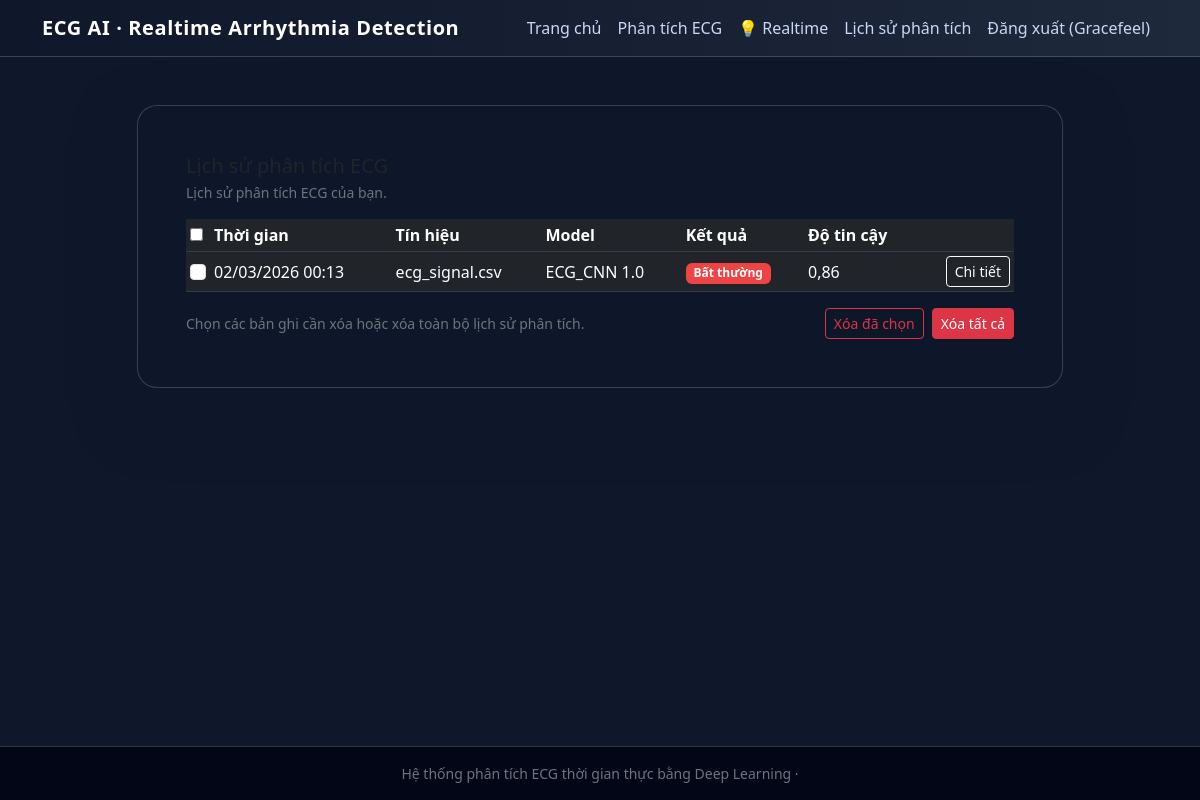
Before: /lich-su-phan-tich/ (signed in) with the older database file.
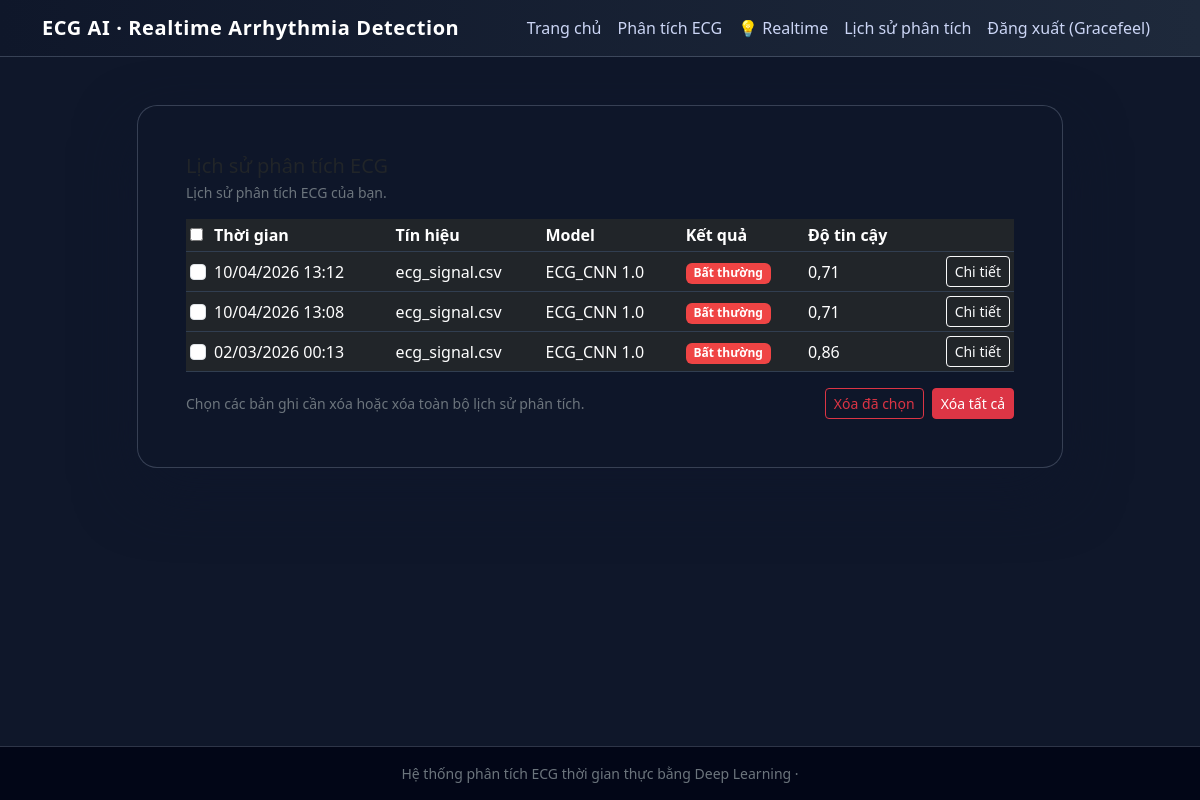
After: the same page with the newer database file.
### users/models.py (models this page shows, shortened)
class User(AbstractUser):
    id = models.UUIDField(primary_key=True, default=uuid.uuid4, editable=False)
    username = models.CharField("Tên đăng nhập", max_length=150, unique=True)
    email = models.EmailField("email", max_length=150, unique=True)
    date_joined = models.DateTimeField("ngày tham gia", default=timezone.now)
    class Meta:
        verbose_name = "người dùng"
        verbose_name_plural = "người dùng"

### ecg/models.py (models this page shows, shortened)
class Prediction(models.Model):
    id = models.UUIDField(primary_key=True, default=uuid.uuid4, editable=False)
    signal = models.ForeignKey(
        ECGSignal, on_delete=models.CASCADE, related_name="predictions"
    )
    model = models.ForeignKey(
        ModelVersion, on_delete=models.PROTECT, related_name="predictions"
    )
    predicted_class = models.IntegerField()
    confidence_score = models.FloatField()
    mapped_result = models.CharField(max_length=20)
    timestamp = models.DateTimeField(default=timezone.now)
    created_at = models.DateTimeField(default=timezone.now)

class ECGSignal(models.Model):
    id = models.UUIDField(primary_key=True, default=uuid.uuid4, editable=False)
    user = models.ForeignKey(
        settings.AUTH_USER_MODEL,
        on_delete=models.SET_NULL,
        null=True,
        blank=True,
        related_name="ecg_signals",
    )
    signal_file = models.CharField(max_length=255)
    sampling_rate = models.IntegerField()
    duration = models.FloatField()
    uploaded_at = models.DateTimeField(default=timezone.now)

class ModelVersion(models.Model):
    id = models.UUIDField(primary_key=True, default=uuid.uuid4, editable=False)
    model_name = models.CharField(max_length=100)
    version = models.CharField(max_length=20)
    model_path = models.CharField(max_length=255)
    is_active = models.BooleanField(default=True)
    created_at = models.DateTimeField(default=timezone.now)

### ecg/views.py (the view)
# urls.py: path("lich-su-phan-tich/", views.analysis_history, name="analysis_history"),
@login_required(login_url="users:login")
def analysis_history(request):
    if request.user.is_staff:
        predictions = (
            Prediction.objects.select_related("signal", "model", "signal__user")
            .order_by("-timestamp")[:100]
        )
        is_admin_view = True
    else:
        predictions = (
            Prediction.objects.select_related("signal", "model")
            .filter(signal__user=request.user)
            .order_by("-timestamp")[:50]
        )
        is_admin_view = False
    return render(
        request,
        "ecg/history.html",
        {
            "predictions": predictions,
            "is_admin_view": is_admin_view,
        },
    )

### ecg/templates/ecg/history.html (shortened to what this page needs)
{% extends "ecg/base.html" %}
{% block content %}
<div class="row justify-content-center">
    <div class="col-lg-10">
        <div class="card card-glass mb-4">
            <div class="card-body p-4 p-md-5">
                <div class="d-flex justify-content-between align-items-center mb-3">
                    <div>
                        <h1 class="h5 mb-1">Lịch sử phân tích ECG
                        </h1>
                        <p class="text-secondary small mb-0">
                            {% if is_admin_view %}
                                Hiển thị toàn bộ lịch sử phân tích của tất cả người dùng trong hệ thống.
                            {% else %}
                                Lịch sử phân tích ECG của bạn.
                            {% endif %}
                        </p>
                    </div>
                </div>
                {% if predictions %}
                    <form method="post" action="{% url 'ecg:delete_history' %}">
                        <div class="table-responsive">
                            <table class="table table-dark table-sm align-middle mb-0 history-table">
                                <thead>
                                    <tr>
                                        <th style="width: 1%;">
                                            <input type="checkbox" id="select-all">
                                        </th>
                                        <th>Thời gian</th>
                                        <th>Tín hiệu</th>
                                        <th>Model</th>
                                        <th>Kết quả</th>
                                        <th>Độ tin cậy</th>
                                        <th></th>
                                    </tr>
                                </thead>
                                <tbody>
                                    {% for p in predictions %}
                                        <tr>
                                            <td>
                                                <input
                                                    type="checkbox"
                                                    name="selected_predictions"
                                                    value="{{ p.id }}"
                                                    class="form-check-input prediction-checkbox"
                                                >
                                            </td>
                                            <td>{{ p.timestamp|date:"d/m/Y H:i" }}</td>
                                            <td>{{ p.signal.signal_file }}</td>
                                            <td>{{ p.model.model_name }} {{ p.model.version }}</td>
                                            <td>
                                                {% if p.mapped_result == "Bình thường" %}
                                                    <span class="badge badge-normal">Bình thường</span>
                                                {% else %}
                                                    <span class="badge badge-abnormal">Bất thường</span>
                                                {% endif %}
                                            </td>
                                            <td>{{ p.confidence_score|floatformat:2 }}</td>
                                            <td class="text-end">
                                                <a href="{% url 'ecg:prediction_detail' p.id %}" class="btn btn-outline-light btn-sm">
                                                    Chi tiết
                                                </a>
                                            </td>
                                        </tr>
                                    {% endfor %}
                                </tbody>
                            </table>
                        </div>
                        <div class="d-flex justify-content-between align-items-center mt-3">
                            <p class="text-secondary small mb-0">
                                Chọn các bản ghi cần xóa hoặc xóa toàn bộ lịch sử phân tích.
                            </p>
                            <div class="d-flex gap-2">
                                <button
                                    type="submit"
                                    name="action"
                                    value="selected"
                                    class="btn btn-outline-danger btn-sm"
                                    onclick="return confirm('Bạn có chắc chắn muốn xóa các bản ghi đã chọn?');"
                                >
                                    Xóa đã chọn
                                </button>
                                <button
                                    type="submit"
                                    name="action"
                                    value="all"
                                    class="btn btn-danger btn-sm"
                                    onclick="return confirm('Bạn có chắc chắn muốn xóa TẤT CẢ lịch sử phân tích?');"
                                >
                                    Xóa tất cả
                                </button>
                            </div>
                        </div>
                    </form>
                {% else %}
                    <p class="text-secondary small mb-0">
                        Chưa có bản ghi phân tích nào. Hãy thực hiện phân tích ECG trước.
                    </p>
                {% endif %}
            </div>
        </div>
    </div>
</div>
{% endblock %}

### ecg/templates/ecg/base.html (shortened to what this page needs)
{% load static %}
<!DOCTYPE html>
<html lang="vi">
<head>
    <link href="https://cdn.jsdelivr.net/npm/bootstrap@5.3.3/dist/css/bootstrap.min.css" rel="stylesheet">
    <link rel="stylesheet" href="{% static 'ecg/styles.css' %}">
</head>
<body>
    <nav class="navbar navbar-expand-lg navbar-dark">
        <div class="container">
            <a class="navbar-brand" href="{% url 'ecg:home' %}">
                ECG AI · Realtime Arrhythmia Detection
            </a>
            <div class="collapse navbar-collapse" id="navbarNav">
                <ul class="navbar-nav ms-auto">
                    <li class="nav-item">
                        <a class="nav-link" href="{% url 'ecg:home' %}">Trang chủ</a>
                    </li>
                    <li class="nav-item">
                        <a class="nav-link" href="{% url 'ecg:analyze_upload' %}">Phân tích ECG</a>
                    </li>
                    <li class="nav-item">
                        <a class="nav-link" href="{% url 'ecg:realtime_dashboard' %}">&#128161; Realtime</a>
                    </li>
                    {% if user.is_authenticated %}
                    <li class="nav-item">
                        <a class="nav-link" href="{% url 'ecg:analysis_history' %}">Lịch sử phân tích</a>
                    </li>
                    {% endif %}
                    {% if user.is_authenticated %}
                        <li class="nav-item">
                            <a class="nav-link" href="{% url 'users:logout' %}">Đăng xuất ({{ user.username }})</a>
                        </li>
                    {% endif %}
                </ul>
            </div>
        </div>
    </nav>
    <main class="content-wrapper py-4 py-md-5">
        <div class="container">
            {% block content %}{% endblock %}
        </div>
    </main>
    <footer class="py-3">
        <div class="container text-center text-secondary small">
            Hệ thống phân tích ECG thời gian thực bằng Deep Learning · {{ now|default:"" }}
        </div>
    </footer>
</body>
</html>

### ecg/static/ecg/styles.css (style rules this page uses)
body { background: #0f172a; color: #e5e7eb; min-height: 100vh; display: flex; flex-direction: column; }
.navbar { background: linear-gradient(90deg, #0f172a, #1e293b); border-bottom: 1px solid rgba(148, 163, 184, 0.3); }
.navbar-brand { font-weight: 600; letter-spacing: 0.03em; }
.nav-link { color: #cbd5f5; }
.content-wrapper { flex: 1; }
.card-glass { background: rgba(15, 23, 42, 0.9); border-radius: 1.25rem; border: 1px solid rgba(148, 163, 184, 0.3); box-shadow: 0 24px 60px rgba(15, 23, 42, 0.8); backdrop-filter: blur(18px); }
.badge-abnormal { background: #ef4444; }
footer { border-top: 1px solid rgba(148, 163, 184, 0.3); background: #020617; }
.history-table th, .history-table td { border-color: rgba(51, 65, 85, 0.9) !important; }

Changed rows visible on the page:
added Prediction: timestamp "10/04/2026 13:12", signal.signal_file "ecg_signal.csv", model.model_name "ECG_CNN", model.version "1.0", mapped_result "Bất thường", confidence_score "0,71"
added Prediction: timestamp "10/04/2026 13:08", signal.signal_file "ecg_signal.csv", model.model_name "ECG_CNN", model.version "1.0", mapped_result "Bất thường", confidence_score "0,71"
